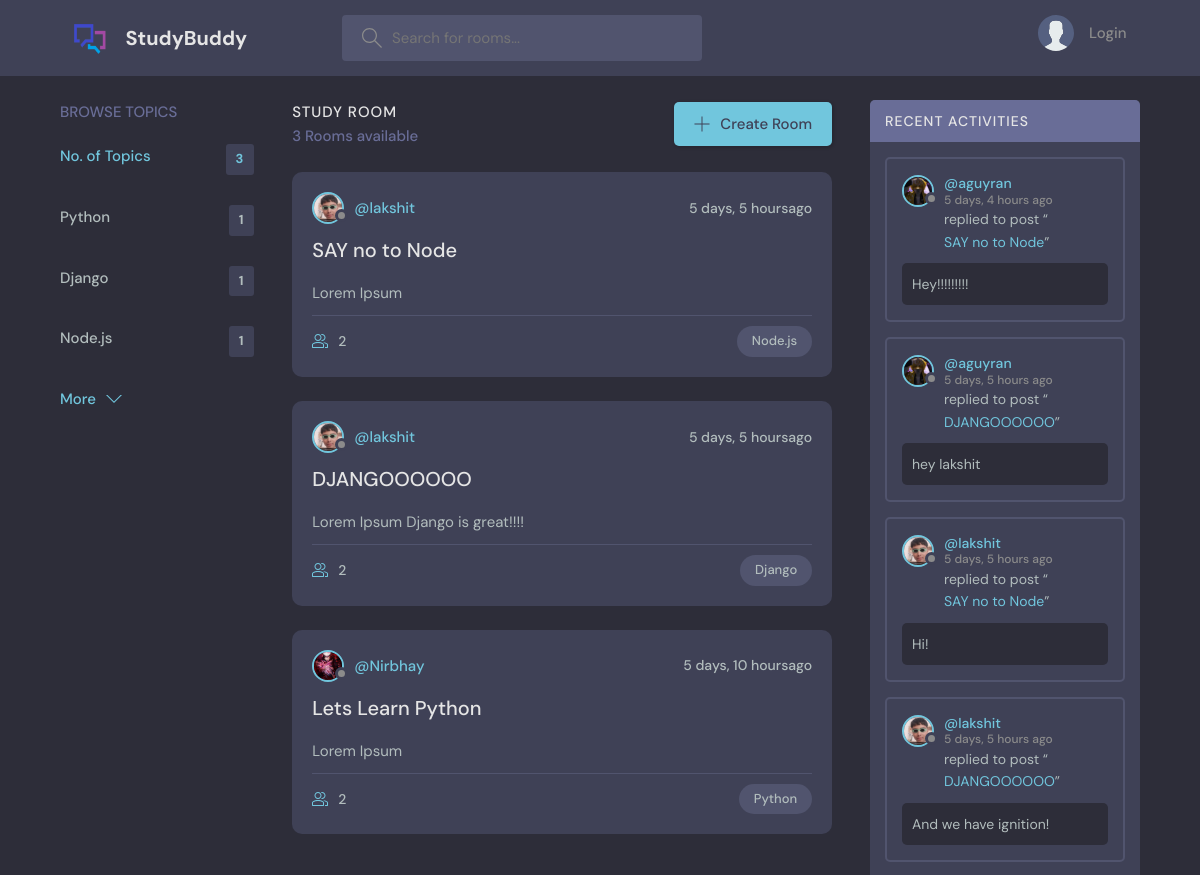
Before: / (upper part) with the older database file.
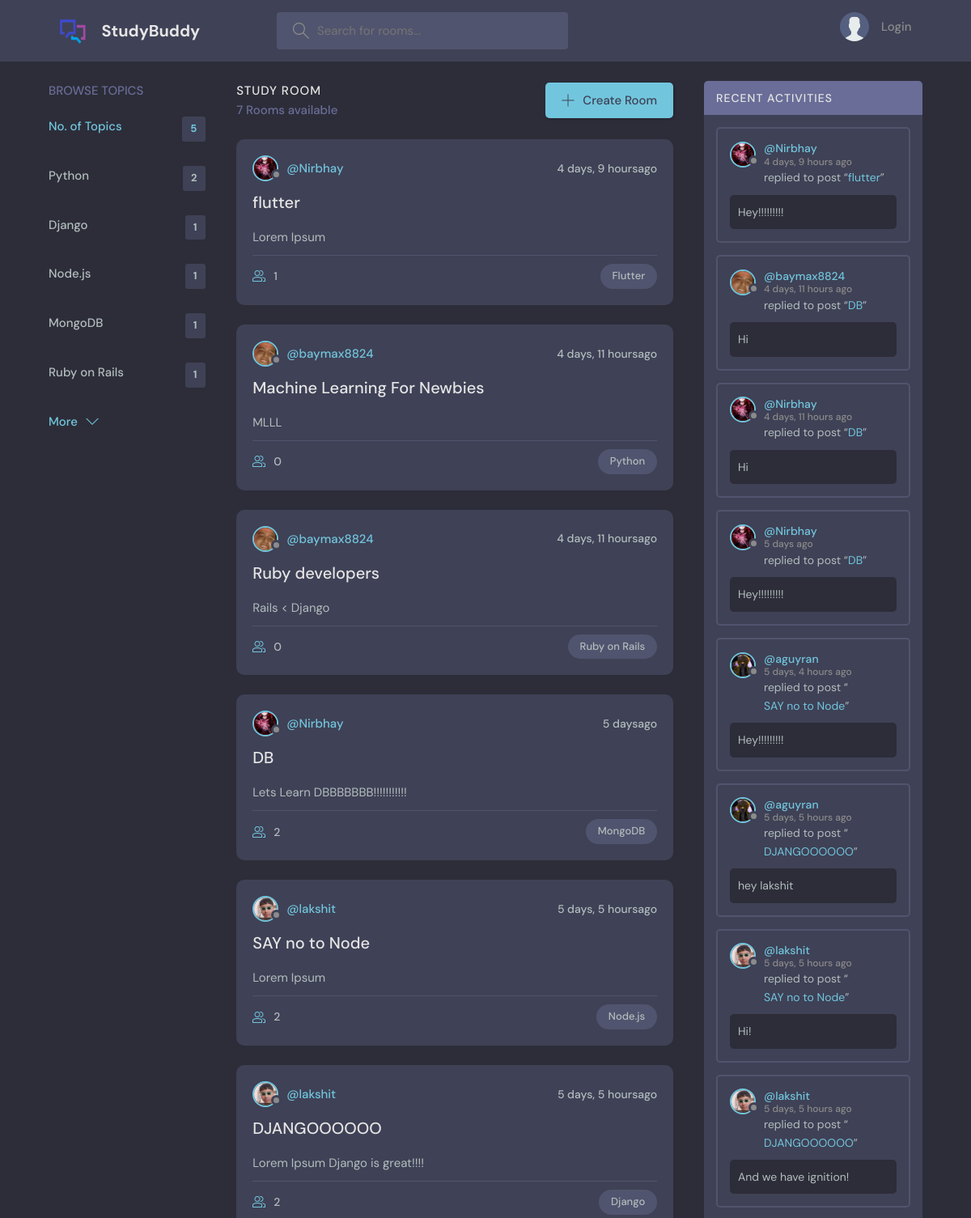
After: the same page with the newer database file.
### base/models.py (models this page shows, shortened)
class Topic(models.Model):
    name = models.CharField(max_length=200)

class Room(models.Model):
    host = models.ForeignKey(User, on_delete=models.SET_NULL,null=True)
    topic = models.ForeignKey(Topic, on_delete=models.SET_NULL,null=True)
    name = models.CharField(max_length=200)
    description= models.TextField(null=True, blank=True)
    participants= models.ManyToManyField(User,related_name='participants', blank =True)
    updated = models.DateTimeField(auto_now=True)
    created = models.DateTimeField(auto_now_add=True)
    class Meta:
        ordering=['-updated','-created']

class User(AbstractUser):
    name = models.CharField(max_length=200,null=True)
    email = models.EmailField(unique=True,null=True)
    bio= models.TextField(null=True)
    avatar = models.ImageField(null=True,default="avatar.svg")
    USERNAME_FIELD='email'
    REQUIRED_FIELDS = []

class Message(models.Model):
    user = models.ForeignKey(User, on_delete=models.CASCADE)
    room = models.ForeignKey(Room, on_delete=models.CASCADE)
    body = models.TextField()
    updated = models.DateTimeField(auto_now=True)
    created = models.DateTimeField(auto_now_add=True)
    class Meta:
        ordering=['-updated','-created']

### base/views.py (the view)
# urls.py: path('',views.home,name="homepage"),
def home(request):
    query = request.GET.get('q') if request.GET.get('q') != None else ''
    rooms=Room.objects.filter(
        Q(topic__name__icontains=query) |
        Q(name__icontains=query) |
        Q(description__icontains=query)
        )
    topics = Topic.objects.all()[0:5]
    room_messages = Message.objects.filter(Q(room__topic__name__icontains=query))
    context={'rooms':rooms, 'topics': topics, 'room_messages':room_messages}
    return render(request,'base/home.html',context)

### base/templates/base/home.html (shortened to what this page needs)
{% extends 'main.html' %}
{% block content %}
<main class="layout layout--3">
  <div class="container">
    {% include 'base/topics_components.html' %}
    <div class="roomList">
      <div class="roomList__header">
        <div>
          <h2>Study Room</h2>
          <p>{{rooms.count}} Rooms available</p>
        </div>
        <a class="btn btn--main" href="{% url 'create-room' %}">
          <svg
            version="1.1"
            xmlns="http://www.w3.org/2000/svg"
            width="32"
            height="32"
            viewBox="0 0 32 32"
          >
            <title>add</title>
            <path
              d="M16.943 0.943h-1.885v14.115h-14.115v1.885h14.115v14.115h1.885v-14.115h14.115v-1.885h-14.115v-14.115z"
            ></path>
          </svg>
          Create Room
        </a>
      </div>
      {% include 'base/feed_component.html' %}
    </div>
    {% include 'base/activity_component.html'%}
  </div>
</main>
{% endblock content%}

### base/templates/base/topics_components.html
<div class="topics">
    <div class="topics__header">
      <h2>Browse Topics</h2>
    </div>
    <ul class="topics__list">
      <li>
        <a href="{% url 'homepage' %}" class="active">No. of Topics <span>{{topics.count}}</span></a>
      </li>
      {% for topic in topics %}
      <li>
        <a href="{% url 'homepage' %}?q={{topic.name}}">{{topic.name}} <span>{{topic.room_set.all.count}}</span></a>
      </li>
    {% endfor %}
    </ul>
    <a class="btn btn--link" href="{% url 'topics' %}">
      More
      <svg
        version="1.1"
        xmlns="http://www.w3.org/2000/svg"
        width="32"
        height="32"
        viewBox="0 0 32 32"
      >
        <title>chevron-down</title>
        <path d="M16 21l-13-13h-3l16 16 16-16h-3l-13 13z"></path>
      </svg>
    </a>
  </div>

### base/templates/base/feed_component.html (shortened to what this page needs)
{% load static %}
{% for room in rooms %}
<div class="roomListRoom">
    <div class="roomListRoom__header">
      <a href="{% url 'user-profile' room.host.id %}" class="roomListRoom__author">
        <div class="avatar avatar--small">
          <img src={{room.host.avatar.url}} alt="User_logo"/>
        </div>
        <span>@{{room.host.username}}</span>
      </a>
      <div class="roomListRoom__actions">
        <span>{{room.created|timesince}}ago</span>
      </div>
    </div>
    <div class="roomListRoom__content">
      <a href="{% url 'room' room.id %}">{{room.name}}</a>
      <p>
        {{room.description}}
      </p>
    </div>
    <div class="roomListRoom__meta">
      <a href="{% url 'room' room.id %}" class="roomListRoom__joined">
        {{room.participants.count}}
      </a>
      <p class="roomListRoom__topic">{{room.topic.name}}</p>
    </div>
  </div>
  {% endfor %}

### base/templates/base/activity_component.html (shortened to what this page needs)
{% load static %}
<div class="activities">
    <div class="activities__header">
      <h2>Recent Activities</h2>
    </div>
    {% for message in room_messages %}
    <div class="activities__box">
      <div class="activities__boxHeader roomListRoom__header">
        <a href="{% url 'user-profile' message.user.id %}" class="roomListRoom__author">
          <div class="avatar avatar--small">
            <img src={{message.user.avatar.url}}/>
          </div>
          <p>
            @{{message.user.username}}
            <span>{{message.created|timesince}} ago</span>
          </p>
        </a>
      </div>
      <div class="activities__boxContent">
        <p>
          replied to post “<a href="{% url 'room' message.room.id %}">{{message.room.name}}</a
          >”
        </p>
        <div class="activities__boxRoomContent">
          {{message.body}}
        </div>
      </div>
    </div>
    {% endfor %}
  </div>

Changed rows visible on the page:
no longer on this page (row unchanged): Room: host.avatar (picture), host.username "Nirbhay", created "5 days, 10 hours", name "Lets Learn Python", description "Lorem Ipsum", participants.count "2", topic.name "Python"
computed for Topic "Python": room_set.all.count "1" → "2"
added Topic: name "MongoDB", room_set.all.count "1"
added Topic: name "Ruby on Rails", room_set.all.count "1"
added Room: host.avatar (picture), host.username "Nirbhay", created "4 days, 9 hours", name "flutter", description "Lorem Ipsum", participants.count "1", topic.name "Flutter"
added Room: host.avatar (picture), host.username "baymax8824", created "4 days, 11 hours", name "Machine Learning For Newbies", description "MLLL", participants.count "0", topic.name "Python"
added Room: host.avatar (picture), host.username "baymax8824", created "4 days, 11 hours", name "Ruby developers", description "Rails < Django", participants.count "0", topic.name "Ruby on Rails"
added Room: host.avatar (picture), host.username "Nirbhay", created "5 days", name "DB", description "Lets Learn DBBBBBBB!!!!!!!!!!!", participants.count "2", topic.name "MongoDB"
added Message: user.avatar (picture), user.username "Nirbhay", created "4 days, 9 hours", room.name "flutter", body "Hey!!!!!!!!!"
added Message: user.avatar (picture), user.username "baymax8824", created "4 days, 11 hours", room.name "DB", body "Hi"
added Message: user.avatar (picture), user.username "Nirbhay", created "4 days, 11 hours", room.name "DB", body "Hi"
added Message: user.avatar (picture), user.username "Nirbhay", created "5 days", room.name "DB", body "Hey!!!!!!!!!"
Other visible differences:
{{ topics.count }}: "3" → "5"
{{ rooms.count }}: "3" → "7"
